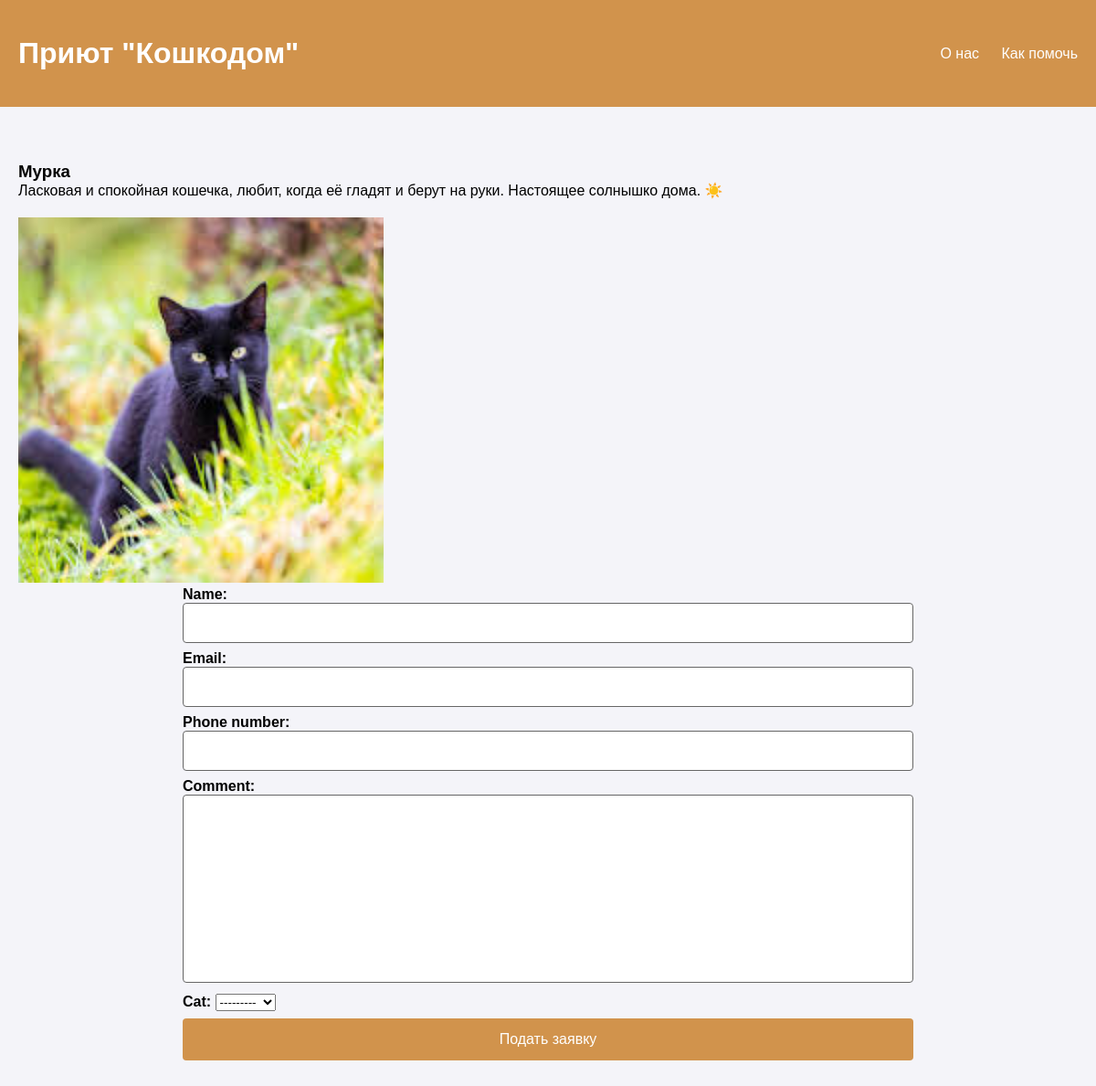
Screenshot of /cat/1 with the database file from the repository.
### app/models.py (models this page shows)
class Cat(models.Model):
    name = models.CharField(max_length=150)
    discription = models.TextField()
    image = models.ImageField(upload_to='images/',
            blank=True, null=True, default='images/default.jpg')
    def __str__(self):
        return self.name

### app/views.py (the view)
# urls.py: path("cat/<int:cat_id>", views.cat_detail, name="cat_detail"),
def cat_detail(request, cat_id):
    cat = Cat.objects.get(id=cat_id)
    if request.method == "POST":
        form = CatForm(request.POST)
        if form.is_valid():
            form.save()
    else:
        form = CatForm()
    return render(request, "cat_detail.html", {'cat': cat, 'form' : form})

### app/forms.py (shortened to what this page needs)
class CatForm(forms.ModelForm):
    class Meta:
        model = Application
        fields = ("name", "email", "phone_number", "comment", "cat")

### app/templates/cat_detail.html (shortened to what this page needs)
{% extends "base.html" %}
{% block content%}
<div class="cat-page-containercontainer">
        <div class="cat-details-section">
            <h3>{{cat.name}}</h3>
            <p class="discription">{{cat.discription}} </p>
        </div>
        <div class="cat-image-section">
            <img src="/media/{{cat.image}}" alt="Cat">
        </div>
        <form method="post" class="application">
        {{ form.as_p }}
        <button type="submit">Подать заявку</button>
    </form>
    </div>
{% endblock%}

### static/styles.css (style rules this page uses)
* { margin: 0; padding: 0; box-sizing: border-box; }
body { font-family: 'Poppins', sans-serif; background-color: #f4f4f9; color: #000000; }
.cat-image-section img { width: 400px; height: 400px; object-fit: cover; margin-top: 20px; }
.application { max-width: 800px; margin-left: auto; margin-right: auto; }
input, textarea { width: 100%; padding: 12px 20px; margin-bottom: 8px; border: 1px solid rgb(102, 102, 102); border-radius: 4px; box-sizing: border-box; font-size: 16px; }
textarea { resize: none; }
label { font-weight: bold; font-family: sans-serif; font-size: 16px; }
form button { width: 100%; background-color: #d1934c; color: white; padding: 14px 20px; margin: 8px 0; border: none; border-radius: 4px; cursor: pointer; font-size: 16px; }

### rows the page displays
Cat: name "Мурка", discription "Ласковая и спокойная кошечка, любит, когда её гладят и берут на руки. Настоящее солнышко дома. ☀️", image (picture)
